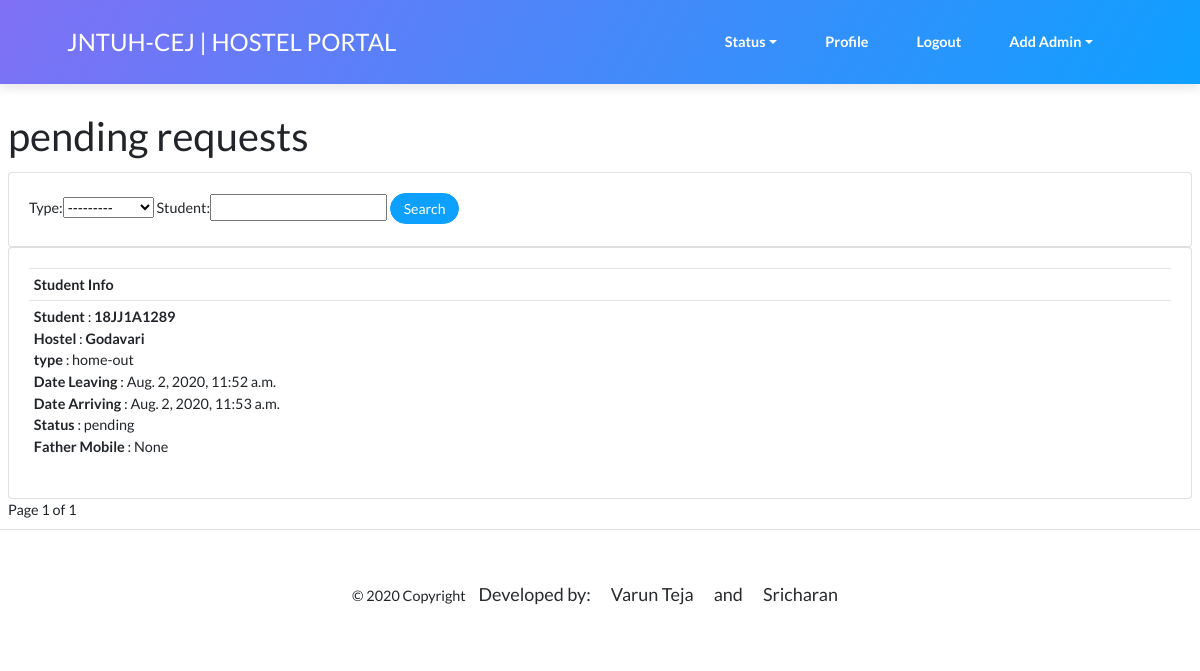
Screenshot of /HM_home/ (signed in) with the database file from the repository.
### Home/models.py (models this page shows, shortened)
class Appeal(models.Model):
    TYPES=(
        ('home-out','Home-Out'),
        ('day-out','Day-Out'),
    )
    STATUS=(
        ('pending','Pending'),
        ('approved','Approved'),
        ('rejected','Rejected'),
        ('used','Used'),
        ('expired','Expired'),
    )
    HNAMES = (
        ('Godavari', 'Godavari Boys Hostel'),
        ('krishna', 'Krishna Boys Hostel'),
        ('sharadha', 'Sharadha Girls Hostel'),
        ('saraswathi', 'Saraswathi Girls Hostel'),
    )
    YEAR = (
        ('I', 'I'),
        ('II', 'II'),
        ('III', 'III'),
        ('IV', 'IV'),
        ('I-M.tech', 'I-M.tech'),
        ('II-M.tech', 'II-M.tech'),
    )
    BRANCHES = (
        ('CSE', 'CSE'),
        ('IT', 'IT'),
        ('EEE', 'EEE'),
        ('MECH', 'MECH'),
        ('ECE', 'ECE'),
    )
    student = models.ForeignKey(Student,null=True,on_delete=models.SET_NULL)
    branch = models.CharField(max_length=200, null=True, choices=BRANCHES)
    year = models.CharField(max_length=200, null=True, choices=YEAR)
    staff = models.CharField(max_length=500,null=True,default='To be allocated')
    type = models.CharField(max_length=200,default='home-out',choices=TYPES)
    room_no = models.IntegerField(null=True)
    out_datetime = models.DateTimeField('Out Date&Time (yyyy-mm-dd 24hr:60min)',null=False)
    in_datetime = models.DateTimeField('In Date&Time(yyyy-mm-dd 24hr:60min)',null=False)
    actual_in=  models.DateTimeField(null=True,blank=True)
    actual_out = models.DateTimeField(null=True, blank=True)
    reason = models.CharField(max_length=500,null=True)
    father_mobile_no = models.CharField(max_length=200, null=True)
    timings=models.CharField(max_length=200,null=True)
    hostel = models.CharField(max_length=100, null=True,choices=HNAMES)
    status = models.CharField(max_length=200,null=True,choices=STATUS,default='pending')
    qr_code=models.ImageField(null=True,blank=True,upload_to='qr_codes')

class Student(models.Model):
    HNAMES = (
        ('Godavari','Godavari Boys Hostel'),
        ('krishna','Krishna Boys Hostel'),
        ('sharadha','Sharadha Girls Hostel'),
        ('saraswathi','Saraswathi Girls Hostel'),
    )
    BRANCHES=(
        ('CSE','CSE'),
        ('IT','IT'),
        ('EEE','EEE'),
        ('MECH','MECH'),
        ('ECE','ECE'),
    )
    STD_STATUS=(
        ('In','Inside Hostel'),
        ('Out','Outside Hostel'),
    )
    YEAR=(
        ('I','I'),
        ('II','II'),
        ('III','III'),
        ('IV','IV'),
        ('I-M.tech','I-M.tech'),
        ('II-M.tech', 'II-M.tech'),
    )
    user = models.OneToOneField(User, null=True, blank=True, on_delete=models.CASCADE)
    name = models.CharField(max_length=200, null=True)
    email = models.CharField(max_length=200, null=True,validators=[validate_email])
    branch = models.CharField(max_length=200, null=True,choices=BRANCHES)
    year= models.CharField(max_length=200,null=True,choices=YEAR)
    hostel = models.CharField(max_length=200, null=True,choices=HNAMES)
    rollno = models.CharField(max_length=200,primary_key=True)
    father_name = models.CharField(max_length=200, null=True)
    father_mobile_no = models.CharField(max_length=200, null=True)
    mobile_no = models.CharField(max_length=200, null=True)
    address = models.CharField(max_length=500, null=True,default='Specify correct address')
    date_created = models.DateTimeField(auto_now_add=True, null=True)
    profile_pic= models.ImageField(null=True,default='default.png',validators=[validate_image],upload_to='profilepics')
    student_status=models.CharField(max_length=200,null=True,choices=STD_STATUS,default='In')
    def __str__(self):
        return self.rollno

### Home/decorators.py (the view)
		def wrapper_func(request, *args, **kwargs):
			group = None
			if request.user.groups.exists():
				group = request.user.groups.all()[0].name
			if group in allowed_roles:
				return view_func(request, *args, **kwargs)
			else:
				return HttpResponse('You are not authorized to view this page')

### Home/views.py (called while the page is built)
@allowed_users(allowed_roles=['HM'])
def HMhome(request):
    user=request.user
    HM=Staff.objects.get(user=user)
    requests=Appeal.objects.filter(status='pending')
    myFilter = CThomeFilter(request.GET, queryset=requests)
    requests = myFilter.qs
    paginator = Paginator(requests, 10)
    page_request_var = "page"
    page = request.GET.get(page_request_var)
    try:
        requests = paginator.page(page)
    except PageNotAnInteger:
        requests = paginator.page(1)
    except EmptyPage:
        requests = paginator.page(paginator.num_pages)
    context={'HM':HM,'requests':requests,'myFilter':myFilter}
    return render(request, 'Home/HMhome.html',context)

### Home/templates/Home/HMhome.html (shortened to what this page needs)
{% extends 'Home/HMbase.html' %}
{% load static %}
{% block content %}
<div style="margin : 8px ">
<h1>pending requests </h1>
<div class="">
<div class="card card-body">
         <form method="get">             {{myFilter.form}}
          <button class="btn btn-sm btn-primary" type="submit">Search</button>         </form>
      </div>
		<div class="card card-body">
			<table class="table table-sm">
				<tr>
					<th>Student Info</th>
				</tr>
				{% for request in requests %}
					<tr>
						<td><strong>Student</strong> : <strong>{{ request.student }}</strong><br/>
							<strong>Hostel</strong> : <strong>{{ request.hostel }}</strong><br/>
							<strong>type</strong> : {{ request.type }}<br/>
							<strong>Date Leaving</strong> : {{ request.out_datetime }}<br/>
							<strong>Date Arriving</strong> : {{ request.in_datetime }}<br/>
							<strong>Status</strong> : {{ request.status }}<br/>
							<strong>Father Mobile</strong> : {{ request.father_mobile_no }}
						</td>
					</tr>
				{% endfor %}
			</table>
		</div>
		<div class="pagination" >
		<span class="step-links" align="center">
			<span class="current">
				Page {{ requests.number }} of {{ requests.paginator.num_pages }}
			</span>
		</span>
	</div>
	</div>
</div>
{% endblock content %}

### rows the page displays
Appeal: student "18JJ1A1289", hostel "Godavari", type "home-out", out_datetime "Aug. 2, 2020, 11:52 a.m.", in_datetime "Aug. 2, 2020, 11:53 a.m.", status "pending", father_mobile_no "None"

### other values shown
{{ requests.number }} "1"
{{ requests.paginator.num_pages }} "1"
